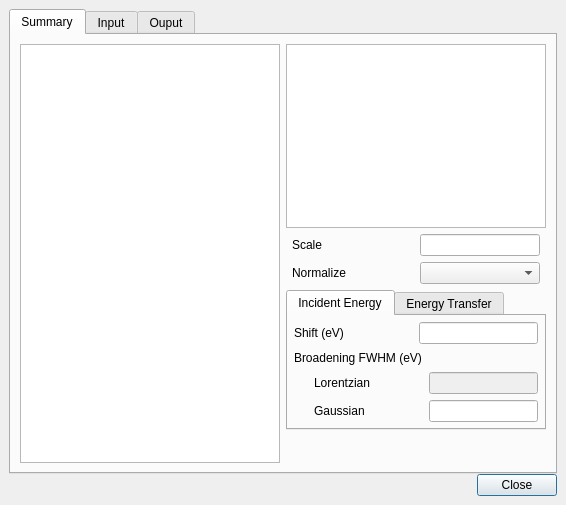
<?xml version="1.0" encoding="UTF-8"?>
<ui version="4.0">
 <class>quantyResultDetailsDialog</class>
 <widget class="QDialog" name="quantyResultDetailsDialog">
  <property name="geometry">
   <rect>
    <x>0</x>
    <y>0</y>
    <width>566</width>
    <height>505</height>
   </rect>
  </property>
  <property name="windowTitle">
   <string>Details</string>
  </property>
  <layout class="QVBoxLayout" name="verticalLayout">
   <property name="spacing">
    <number>0</number>
   </property>
   <property name="leftMargin">
    <number>9</number>
   </property>
   <property name="topMargin">
    <number>9</number>
   </property>
   <property name="rightMargin">
    <number>9</number>
   </property>
   <property name="bottomMargin">
    <number>9</number>
   </property>
   <item>
    <widget class="QTabWidget" name="tabWidget">
     <property name="tabPosition">
      <enum>QTabWidget::North</enum>
     </property>
     <property name="currentIndex">
      <number>0</number>
     </property>
     <widget class="QWidget" name="summaryTabWidget">
      <attribute name="title">
       <string>Summary</string>
      </attribute>
      <layout class="QHBoxLayout" name="horizontalLayout_2">
       <property name="leftMargin">
        <number>9</number>
       </property>
       <property name="topMargin">
        <number>9</number>
       </property>
       <property name="rightMargin">
        <number>9</number>
       </property>
       <property name="bottomMargin">
        <number>9</number>
       </property>
       <item>
        <widget class="QListView" name="summaryListView">
         <property name="sizePolicy">
          <sizepolicy hsizetype="MinimumExpanding" vsizetype="Expanding">
           <horstretch>0</horstretch>
           <verstretch>0</verstretch>
          </sizepolicy>
         </property>
        </widget>
       </item>
       <item>
        <layout class="QVBoxLayout" name="verticalLayout_4">
         <item>
          <widget class="QListView" name="spectraListView">
           <property name="sizePolicy">
            <sizepolicy hsizetype="MinimumExpanding" vsizetype="Expanding">
             <horstretch>0</horstretch>
             <verstretch>0</verstretch>
            </sizepolicy>
           </property>
          </widget>
         </item>
         <item>
          <layout class="QGridLayout" name="spectraGridLayout">
           <property name="leftMargin">
            <number>6</number>
           </property>
           <property name="rightMargin">
            <number>6</number>
           </property>
           <item row="0" column="1">
            <widget class="DoubleLineEdit" name="scaleLineEdit">
             <property name="sizePolicy">
              <sizepolicy hsizetype="Preferred" vsizetype="Fixed">
               <horstretch>0</horstretch>
               <verstretch>0</verstretch>
              </sizepolicy>
             </property>
             <property name="maximumSize">
              <size>
               <width>120</width>
               <height>16777215</height>
              </size>
             </property>
             <property name="alignment">
              <set>Qt::AlignRight|Qt::AlignTrailing|Qt::AlignVCenter</set>
             </property>
            </widget>
           </item>
           <item row="0" column="0">
            <widget class="QLabel" name="scaleLabel">
             <property name="sizePolicy">
              <sizepolicy hsizetype="Preferred" vsizetype="Preferred">
               <horstretch>0</horstretch>
               <verstretch>0</verstretch>
              </sizepolicy>
             </property>
             <property name="text">
              <string>Scale</string>
             </property>
            </widget>
           </item>
           <item row="1" column="1">
            <widget class="QComboBox" name="comboBox"/>
           </item>
           <item row="1" column="0">
            <widget class="QLabel" name="label_2">
             <property name="text">
              <string>Normalize</string>
             </property>
            </widget>
           </item>
          </layout>
         </item>
         <item>
          <widget class="QTabWidget" name="axesTabWidget">
           <property name="sizePolicy">
            <sizepolicy hsizetype="Expanding" vsizetype="Fixed">
             <horstretch>0</horstretch>
             <verstretch>0</verstretch>
            </sizepolicy>
           </property>
           <property name="minimumSize">
            <size>
             <width>240</width>
             <height>0</height>
            </size>
           </property>
           <property name="focusPolicy">
            <enum>Qt::NoFocus</enum>
           </property>
           <property name="currentIndex">
            <number>0</number>
           </property>
           <property name="movable">
            <bool>true</bool>
           </property>
           <widget class="QWidget" name="xAxisTab">
            <attribute name="title">
             <string>Incident Energy</string>
            </attribute>
            <layout class="QVBoxLayout" name="e1HBoxLayout">
             <property name="spacing">
              <number>6</number>
             </property>
             <property name="leftMargin">
              <number>6</number>
             </property>
             <property name="topMargin">
              <number>6</number>
             </property>
             <property name="rightMargin">
              <number>6</number>
             </property>
             <property name="bottomMargin">
              <number>6</number>
             </property>
             <item>
              <layout class="QHBoxLayout" name="xAxisShiftHBoxLayout">
               <item>
                <widget class="QLabel" name="xAxisShiftLabel">
                 <property name="sizePolicy">
                  <sizepolicy hsizetype="Preferred" vsizetype="Preferred">
                   <horstretch>0</horstretch>
                   <verstretch>0</verstretch>
                  </sizepolicy>
                 </property>
                 <property name="text">
                  <string>Shift (eV)</string>
                 </property>
                </widget>
               </item>
               <item>
                <widget class="DoubleLineEdit" name="xAxisShiftLineEdit">
                 <property name="sizePolicy">
                  <sizepolicy hsizetype="Preferred" vsizetype="Fixed">
                   <horstretch>0</horstretch>
                   <verstretch>0</verstretch>
                  </sizepolicy>
                 </property>
                 <property name="maximumSize">
                  <size>
                   <width>120</width>
                   <height>16777215</height>
                  </size>
                 </property>
                 <property name="alignment">
                  <set>Qt::AlignRight|Qt::AlignTrailing|Qt::AlignVCenter</set>
                 </property>
                </widget>
               </item>
              </layout>
             </item>
             <item>
              <widget class="QLabel" name="e1BroadeningLabel">
               <property name="text">
                <string>Broadening FWHM (eV)</string>
               </property>
              </widget>
             </item>
             <item>
              <layout class="QHBoxLayout" name="e1LorentzianHBoxLayout">
               <item>
                <spacer name="e1LorentzianLeftSpacer">
                 <property name="orientation">
                  <enum>Qt::Horizontal</enum>
                 </property>
                 <property name="sizeType">
                  <enum>QSizePolicy::Fixed</enum>
                 </property>
                 <property name="sizeHint" stdset="0">
                  <size>
                   <width>20</width>
                   <height>20</height>
                  </size>
                 </property>
                </spacer>
               </item>
               <item>
                <widget class="QLabel" name="e1LorentzianLabel">
                 <property name="text">
                  <string>Lorentzian</string>
                 </property>
                </widget>
               </item>
               <item>
                <widget class="DoubleListLineEdit" name="e1LorentzianLineEdit">
                 <property name="enabled">
                  <bool>false</bool>
                 </property>
                 <property name="sizePolicy">
                  <sizepolicy hsizetype="Fixed" vsizetype="Fixed">
                   <horstretch>0</horstretch>
                   <verstretch>0</verstretch>
                  </sizepolicy>
                 </property>
                 <property name="maximumSize">
                  <size>
                   <width>120</width>
                   <height>16777215</height>
                  </size>
                 </property>
                 <property name="toolTip">
                  <string>Full width at half maximum of the lifetime broadening.</string>
                 </property>
                 <property name="alignment">
                  <set>Qt::AlignRight|Qt::AlignTrailing|Qt::AlignVCenter</set>
                 </property>
                </widget>
               </item>
              </layout>
             </item>
             <item>
              <layout class="QHBoxLayout" name="e1GaussianHBoxLayout">
               <item>
                <spacer name="e1GaussianLeftSpacer">
                 <property name="orientation">
                  <enum>Qt::Horizontal</enum>
                 </property>
                 <property name="sizeType">
                  <enum>QSizePolicy::Fixed</enum>
                 </property>
                 <property name="sizeHint" stdset="0">
                  <size>
                   <width>20</width>
                   <height>20</height>
                  </size>
                 </property>
                </spacer>
               </item>
               <item>
                <widget class="QLabel" name="e1GaussianLabel">
                 <property name="text">
                  <string>Gaussian</string>
                 </property>
                </widget>
               </item>
               <item>
                <widget class="DoubleLineEdit" name="e1GaussianLineEdit">
                 <property name="sizePolicy">
                  <sizepolicy hsizetype="Fixed" vsizetype="Fixed">
                   <horstretch>0</horstretch>
                   <verstretch>0</verstretch>
                  </sizepolicy>
                 </property>
                 <property name="maximumSize">
                  <size>
                   <width>120</width>
                   <height>16777215</height>
                  </size>
                 </property>
                 <property name="alignment">
                  <set>Qt::AlignRight|Qt::AlignTrailing|Qt::AlignVCenter</set>
                 </property>
                </widget>
               </item>
              </layout>
             </item>
            </layout>
           </widget>
           <widget class="QWidget" name="yAxisTab">
            <attribute name="title">
             <string>Energy Transfer</string>
            </attribute>
            <layout class="QVBoxLayout" name="e2HBoxLayout">
             <property name="spacing">
              <number>6</number>
             </property>
             <property name="leftMargin">
              <number>6</number>
             </property>
             <property name="topMargin">
              <number>6</number>
             </property>
             <property name="rightMargin">
              <number>6</number>
             </property>
             <property name="bottomMargin">
              <number>6</number>
             </property>
             <item>
              <layout class="QHBoxLayout" name="yAxisShiftHBoxLayout">
               <item>
                <widget class="QLabel" name="yAxisShiftLabel">
                 <property name="sizePolicy">
                  <sizepolicy hsizetype="Preferred" vsizetype="Preferred">
                   <horstretch>0</horstretch>
                   <verstretch>0</verstretch>
                  </sizepolicy>
                 </property>
                 <property name="text">
                  <string>Shift (eV)</string>
                 </property>
                </widget>
               </item>
               <item>
                <widget class="DoubleLineEdit" name="yAxisShiftLineEdit">
                 <property name="sizePolicy">
                  <sizepolicy hsizetype="Preferred" vsizetype="Fixed">
                   <horstretch>0</horstretch>
                   <verstretch>0</verstretch>
                  </sizepolicy>
                 </property>
                 <property name="maximumSize">
                  <size>
                   <width>120</width>
                   <height>16777215</height>
                  </size>
                 </property>
                 <property name="alignment">
                  <set>Qt::AlignRight|Qt::AlignTrailing|Qt::AlignVCenter</set>
                 </property>
                </widget>
               </item>
              </layout>
             </item>
             <item>
              <widget class="QLabel" name="e2BroadeningLabel">
               <property name="text">
                <string>Broadening FWHM (eV)</string>
               </property>
              </widget>
             </item>
             <item>
              <layout class="QHBoxLayout" name="e2LorentzianHBoxLayout">
               <item>
                <spacer name="e2LorentzianLeftSpacer">
                 <property name="orientation">
                  <enum>Qt::Horizontal</enum>
                 </property>
                 <property name="sizeType">
                  <enum>QSizePolicy::Fixed</enum>
                 </property>
                 <property name="sizeHint" stdset="0">
                  <size>
                   <width>20</width>
                   <height>20</height>
                  </size>
                 </property>
                </spacer>
               </item>
               <item>
                <widget class="QLabel" name="e2LorentzianLabel">
                 <property name="text">
                  <string>Lorentzian</string>
                 </property>
                </widget>
               </item>
               <item>
                <widget class="DoubleListLineEdit" name="e2LorentzianLineEdit">
                 <property name="enabled">
                  <bool>false</bool>
                 </property>
                 <property name="sizePolicy">
                  <sizepolicy hsizetype="Fixed" vsizetype="Fixed">
                   <horstretch>0</horstretch>
                   <verstretch>0</verstretch>
                  </sizepolicy>
                 </property>
                 <property name="maximumSize">
                  <size>
                   <width>120</width>
                   <height>16777215</height>
                  </size>
                 </property>
                 <property name="alignment">
                  <set>Qt::AlignRight|Qt::AlignTrailing|Qt::AlignVCenter</set>
                 </property>
                </widget>
               </item>
              </layout>
             </item>
             <item>
              <layout class="QHBoxLayout" name="e2GaussianHBoxLayout">
               <item>
                <spacer name="e2GaussianLeftSpacer">
                 <property name="orientation">
                  <enum>Qt::Horizontal</enum>
                 </property>
                 <property name="sizeType">
                  <enum>QSizePolicy::Fixed</enum>
                 </property>
                 <property name="sizeHint" stdset="0">
                  <size>
                   <width>20</width>
                   <height>20</height>
                  </size>
                 </property>
                </spacer>
               </item>
               <item>
                <widget class="QLabel" name="e2GaussianLabel">
                 <property name="text">
                  <string>Gaussian</string>
                 </property>
                </widget>
               </item>
               <item>
                <widget class="DoubleLineEdit" name="e2GaussianLineEdit">
                 <property name="sizePolicy">
                  <sizepolicy hsizetype="Fixed" vsizetype="Fixed">
                   <horstretch>0</horstretch>
                   <verstretch>0</verstretch>
                  </sizepolicy>
                 </property>
                 <property name="maximumSize">
                  <size>
                   <width>120</width>
                   <height>16777215</height>
                  </size>
                 </property>
                 <property name="alignment">
                  <set>Qt::AlignRight|Qt::AlignTrailing|Qt::AlignVCenter</set>
                 </property>
                </widget>
               </item>
              </layout>
             </item>
            </layout>
           </widget>
          </widget>
         </item>
         <item>
          <spacer name="verticalSpacer">
           <property name="orientation">
            <enum>Qt::Vertical</enum>
           </property>
           <property name="sizeHint" stdset="0">
            <size>
             <width>20</width>
             <height>40</height>
            </size>
           </property>
          </spacer>
         </item>
        </layout>
       </item>
      </layout>
     </widget>
     <widget class="QWidget" name="inputTabWidget">
      <attribute name="title">
       <string>Input</string>
      </attribute>
      <layout class="QVBoxLayout" name="verticalLayout_2">
       <property name="spacing">
        <number>9</number>
       </property>
       <property name="leftMargin">
        <number>9</number>
       </property>
       <property name="topMargin">
        <number>9</number>
       </property>
       <property name="rightMargin">
        <number>9</number>
       </property>
       <property name="bottomMargin">
        <number>9</number>
       </property>
       <item>
        <widget class="QPlainTextEdit" name="inputPlainTextEdit">
         <property name="lineWrapMode">
          <enum>QPlainTextEdit::NoWrap</enum>
         </property>
         <property name="readOnly">
          <bool>true</bool>
         </property>
        </widget>
       </item>
      </layout>
     </widget>
     <widget class="QWidget" name="outputTabWidget">
      <attribute name="title">
       <string>Ouput</string>
      </attribute>
      <layout class="QVBoxLayout" name="verticalLayout_3">
       <property name="spacing">
        <number>9</number>
       </property>
       <property name="leftMargin">
        <number>9</number>
       </property>
       <property name="topMargin">
        <number>9</number>
       </property>
       <property name="rightMargin">
        <number>9</number>
       </property>
       <property name="bottomMargin">
        <number>9</number>
       </property>
       <item>
        <widget class="QPlainTextEdit" name="outputPlainTextEdit">
         <property name="lineWrapMode">
          <enum>QPlainTextEdit::NoWrap</enum>
         </property>
        </widget>
       </item>
      </layout>
     </widget>
    </widget>
   </item>
   <item>
    <layout class="QHBoxLayout" name="horizontalLayout">
     <item>
      <spacer name="horizontalSpacer">
       <property name="orientation">
        <enum>Qt::Horizontal</enum>
       </property>
       <property name="sizeHint" stdset="0">
        <size>
         <width>40</width>
         <height>20</height>
        </size>
       </property>
      </spacer>
     </item>
     <item>
      <widget class="QPushButton" name="closePushButton">
       <property name="text">
        <string>Close</string>
       </property>
      </widget>
     </item>
    </layout>
   </item>
  </layout>
 </widget>
 <customwidgets>
  <customwidget>
   <class>DoubleLineEdit</class>
   <extends>QLineEdit</extends>
   <header>.widgets</header>
  </customwidget>
  <customwidget>
   <class>DoubleListLineEdit</class>
   <extends>QLineEdit</extends>
   <header>.widgets</header>
  </customwidget>
 </customwidgets>
 <resources/>
 <connections/>
</ui>
